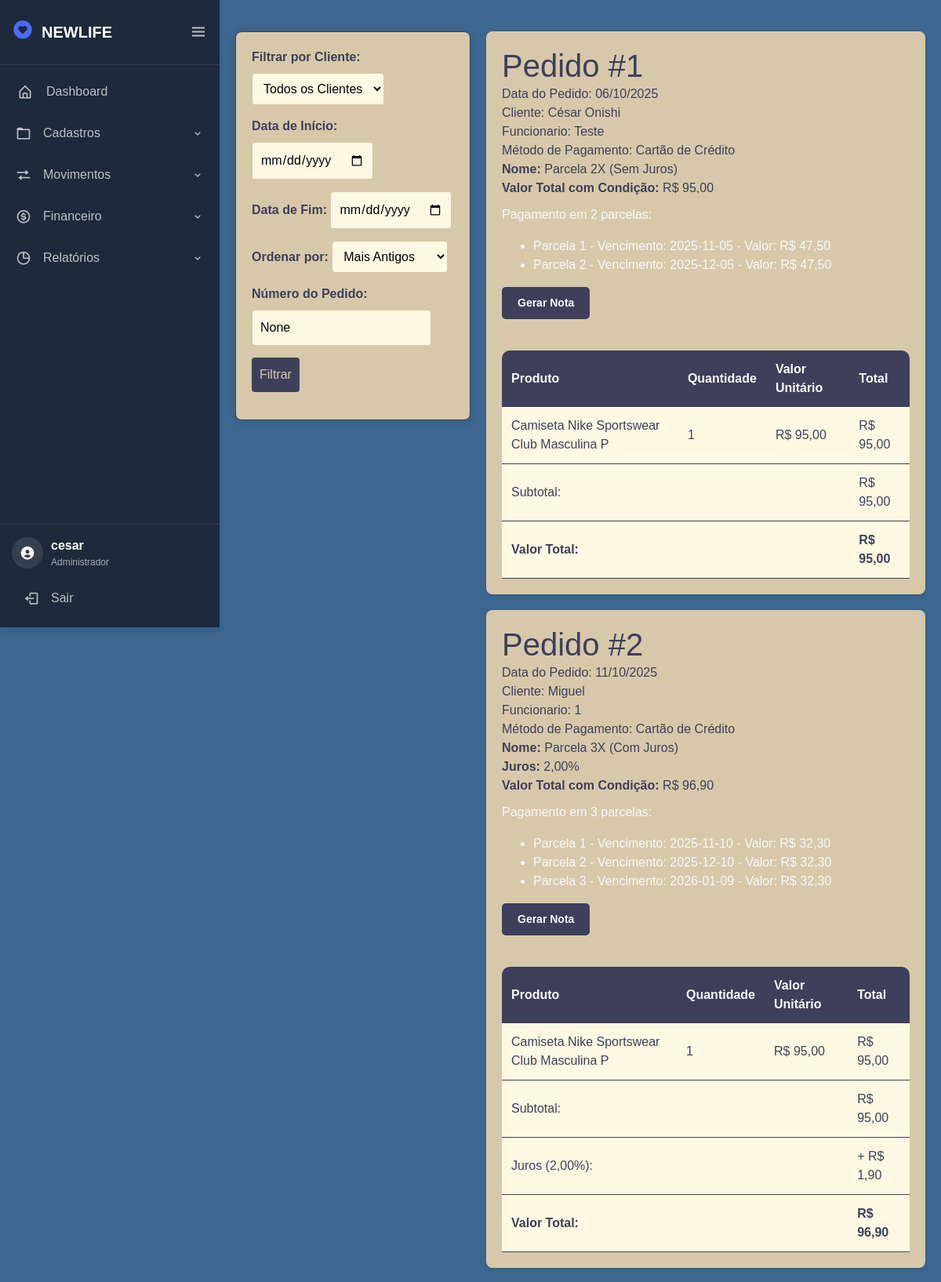
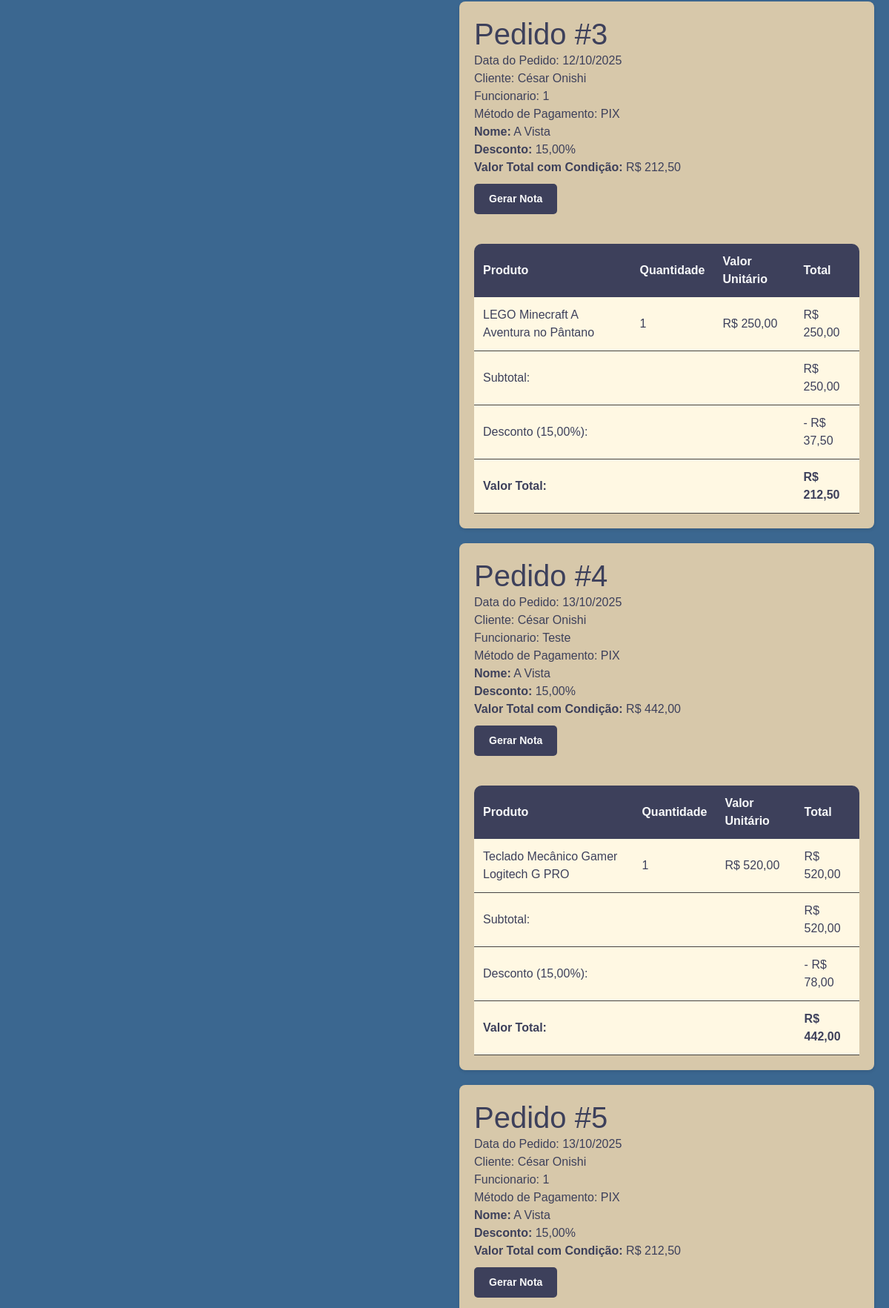
The page /tela/venda/meuspedidos/ (signed in, upper part) on the database its author committed (2 pictures, top to bottom).
### venda/models.py (models this page shows, shortened)
class Pedido(models.Model):
    nr_pedido = models.IntegerField(null=True, blank=True)
    user_id = models.IntegerField(null=True, blank=True)
    cliente = models.ForeignKey(Cliente, on_delete=models.CASCADE, null=True, blank=True)
    produto = models.ForeignKey(Produto, on_delete=models.CASCADE, null=True, blank=True, db_column='produto_id')
    funcionario = models.ForeignKey(Funcionarios, on_delete=models.SET_NULL, null=True, blank=True)
    quantidade = models.IntegerField(null=True, blank=True)
    valor_unitario = models.DecimalField(max_digits=15, decimal_places=2, blank=True, null=True)
    valor_total = models.DecimalField(max_digits=15, decimal_places=2, blank=True, null=True)
    data_pedido = models.DateField(blank=True, null=True)
    metodo_pagamento = models.CharField(max_length=50, blank=True, null=True)
    parcelas = models.IntegerField(null=True, blank=True, default=1)
    condicao_pagamento = models.ForeignKey(
        'condicaoPagamento.CondicaoPagamento',
        on_delete=models.SET_NULL,
        null=True,
        blank=True
    )
    condicao_nome = models.CharField(max_length=100, blank=True, null=True)
    condicao_tipo = models.CharField(max_length=20, blank=True, null=True)
    condicao_parcelas = models.IntegerField(blank=True, null=True)
    condicao_juros = models.DecimalField(max_digits=5, decimal_places=2, blank=True, null=True)
    condicao_desconto = models.DecimalField(max_digits=5, decimal_places=2, blank=True, null=True)
    class Meta:
        db_table = 'venda_pedido'

### cliente/models.py (models this page shows, shortened)
class Cliente(models.Model):
    nome = models.CharField(max_length=40)
    cidade = models.CharField(max_length=40)
    estado = models.CharField(max_length=40, null=True, blank=True)
    cpf = models.CharField(max_length=11, unique=True)
    email = models.EmailField(max_length=254, unique=True)
    telefone = models.CharField(max_length=15, blank=True, null=True)
    data_nascimento = models.DateField(blank=True, null=True)
    data_cadastro = models.DateTimeField(auto_now_add=True, blank=True, null=True)
    class Meta:
        db_table = 'cliente_cliente'
        ordering = ['nome']
        verbose_name = "Cliente"
        verbose_name_plural = "Clientes"

### funcionario/models.py (models this page shows, shortened)
class Funcionarios(models.Model):
    nome = models.CharField(max_length=40)
    cpf = models.CharField(max_length=14, blank=True, unique=True)
    email = models.CharField(max_length=100, blank=True)
    cargo = models.CharField(max_length=100, blank=True)
    salario = models.DecimalField(max_digits=20, decimal_places=2, blank=True, null=True)
    data_admissao = models.DateTimeField(auto_now_add=True)
    telefone = models.CharField(max_length=20, blank=True)
    endereco = models.CharField(max_length=200, blank=True)
    cidade = models.CharField(max_length=100, blank=True)
    estado = models.CharField(max_length=100, blank=True)
    class Meta:
        ordering = ['nome']
        verbose_name = 'funcionário'
        verbose_name_plural = 'funcionários'

### estoque/models.py (models this page shows, shortened)
class Produto(models.Model):
    nome = models.CharField(max_length=40)
    estoque = models.IntegerField(default=0)
    descricao = models.CharField(max_length=255, null=True, blank=True)
    preco = models.DecimalField(max_digits=20, decimal_places=2)
    categoria = models.ForeignKey(Categoria, on_delete=models.SET_NULL, null=True, blank=True, related_name='produtos')
    class Meta:
        ordering = ['nome']
        verbose_name = 'produto'
        verbose_name_plural = 'produtos'

### venda/views.py (the view)
# urls.py: path('meuspedidos/', views.meuspedidos, name='meuspedidos'),
@login_required(login_url="/login/")
def meuspedidos(request):
    user_id = request.user.id
    pedidos = Pedido.objects.filter(user_id=user_id)
    cliente_filtro = request.GET.get("cliente")
    data_inicio = request.GET.get("data_inicio")
    data_fim = request.GET.get("data_fim")
    ordem = request.GET.get("ordem", "antiga")
    numero_pedido = request.GET.get("numero_pedido")
    if cliente_filtro:
        pedidos = pedidos.filter(cliente__nome__iexact=cliente_filtro)
    if data_inicio:
        if data_fim:
            pedidos = pedidos.filter(data_pedido__range=[data_inicio, data_fim])
        else:
            pedidos = pedidos.filter(data_pedido__gte=data_inicio)
    if numero_pedido:
        pedidos = pedidos.filter(nr_pedido=numero_pedido)
    pedidos = pedidos.order_by("-nr_pedido" if ordem == "recente" else "nr_pedido")
    pedidos_dict = {}
    for p in pedidos:
        if p.nr_pedido not in pedidos_dict:
            pedidos_dict[p.nr_pedido] = {
                "id": p.id,
                "data_pedido": p.data_pedido,
                "cliente_nome": p.cliente.nome,
                "funcionario_nome": p.funcionario.nome,
                "metodo_pagamento": p.metodo_pagamento,
                "parcelas": p.parcelas,
                "subtotal": 0,
                "valor_total": 0,
                "valor_desconto": 0,
                "valor_juros": 0,
                "itens": [],
                "condicao_pagamento": {
                    "nome": p.condicao_nome,
                    "desconto": p.condicao_desconto,
                    "juros": p.condicao_juros,
                    "parcelas": p.condicao_parcelas,
                    "tipo_pagamento": p.condicao_tipo,
                },
                "parcelas_detalhadas": []
            }
        item_total = p.quantidade * p.valor_unitario
        pedidos_dict[p.nr_pedido]["itens"].append({
            "nome": p.produto.nome,
            "quantidade": p.quantidade,
            "valor_unitario": p.valor_unitario,
            "valor_total": item_total,
        })
        pedidos_dict[p.nr_pedido]["subtotal"] += item_total
    for nr_pedido, pedido in pedidos_dict.items():
        subtotal = pedido["subtotal"]
        condicao = pedido["condicao_pagamento"]
        desconto_perc = condicao.get("desconto", 0) or 0
        juros_perc = condicao.get("juros", 0) or 0
        valor_desconto = 0
        valor_juros = 0
        valor_final = subtotal
        if desconto_perc > 0:
            valor_desconto = subtotal * (desconto_perc / 100)
            valor_final -= valor_desconto
        elif juros_perc > 0:
            valor_juros = subtotal * (juros_perc / 100)
            valor_final += valor_juros
        pedido["valor_total"] = valor_final
        pedido["valor_desconto"] = valor_desconto
        pedido["valor_juros"] = valor_juros
        if pedido["parcelas"] > 1:
            if pedido["parcelas"] > 0:
                valor_parcela = pedido["valor_total"] / pedido["parcelas"]
            else:
                valor_parcela = 0
            vencimento_inicial = pedido["data_pedido"]
            for i in range(pedido["parcelas"]):
                data_venc = vencimento_inicial + timedelta(days=30 * (i + 1))
                pedido["parcelas_detalhadas"].append({
                    "numero_parcela": i + 1,
                    "valor_parcela": valor_parcela,
                    "data_vencimento": data_venc.strftime("%Y-%m-%d")
                })
    return render(request, "meuspedidos.html", {
        "pedidos_dict": pedidos_dict,
        "clientes": Cliente.objects.all(),
        "cliente_filtro": cliente_filtro,
        "data_inicio": data_inicio,
        "data_fim": data_fim,
        "ordem": ordem,
        "numero_pedido": numero_pedido,
    })

### venda/templates/meuspedidos.html (shortened to what this page needs)
{% extends "tela.html" %}
{% load static %}
{% load custom_filters %}
{% block 'head' %}
<link rel="stylesheet" href="{% static 'css/stylepedido.css' %}">
{% endblock %}
{% block 'dashboard' %}
<body>
    <div class="pedidos-container">
        <form method="GET" action="{% url 'meuspedidos' %}" class="filter-form">
            <label for="cliente">Filtrar por Cliente:</label>
            <select id="cliente" name="cliente">
                <option value="">Todos os Clientes</option>
            </select>
            <div>
                <label for="data_inicio">Data de Início:</label>
                <input type="date" name="data_inicio" id="data_inicio" value="{{ data_inicio }}">
            </div>
            <div>
                <label for="data_fim">Data de Fim:</label>
                <input type="date" name="data_fim" id="data_fim" value="{{ data_fim }}">
            </div>
            <label for="ordem">Ordenar por:</label>
            <select id="ordem" name="ordem">
                <option value="antiga" {% if ordem == 'antiga' %}selected{% endif %}>Mais Antigos</option>
            </select>
            <label for="numero_pedido">Número do Pedido:</label>
            <input type="text" id="numero_pedido" name="numero_pedido"
                   placeholder="Digite o número do pedido" value="{{ numero_pedido }}">
            <button type="submit">Filtrar</button>
        </form>
        {% if pedidos_dict|length == 0 %}
        <div class="no-pedidos-message">
            <p>Não foram encontrados pedidos com os critérios selecionados.</p>
        </div>
        {% else %}
        <div class="pedidos-list">
            {% for nr_pedido, pedido_info in pedidos_dict.items %}
            <div class="pedido-section">
                <div class="pedido-header">
                    <h1>Pedido #{{ nr_pedido }}</h1>
                    <p>Data do Pedido: {{ pedido_info.data_pedido|date:"d/m/Y" }}</p>
                    <p class="cliente-nome">Cliente: {{ pedido_info.cliente_nome }}</p>
                    <p>Funcionario: {{ pedido_info.funcionario_nome }}</p>
                    <p>Método de Pagamento: {{ pedido_info.metodo_pagamento|formatarPagamento }}</p>
                    {% if pedido_info.condicao_pagamento %}
                    <div class="condicao-info">
                        <p><strong>Nome:</strong> {{ pedido_info.condicao_pagamento.nome }}</p>
                        {% if pedido_info.condicao_pagamento.desconto > 0 %}
                            <p><strong>Desconto:</strong> {{ pedido_info.condicao_pagamento.desconto }}%</p>
                        {% endif %}
                        {% if pedido_info.condicao_pagamento.juros > 0 %}
                            <p><strong>Juros:</strong> {{ pedido_info.condicao_pagamento.juros }}%</p>
                        {% endif %}
                        <p><strong>Valor Total com Condição:</strong> R$ {{ pedido_info.valor_total|floatformat:2 }}</p>
                    </div>
                    {% endif %}
                </div>
                                {% if pedido_info.parcelas > 1 %}
                <div class="parcelamento">
                    <p>Pagamento em {{ pedido_info.parcelas }} parcelas:</p>
                    <ul>
                        {% for parcela in pedido_info.parcelas_detalhadas %}
                        <li>
                            Parcela {{ parcela.numero_parcela }}
                            - Vencimento: {{ parcela.data_vencimento }}
                            - Valor: R$ {{ parcela.valor_parcela|floatformat:2 }}
                        </li>
                        {% endfor %}
                    </ul>
                </div>
                {% endif %}
                <a href="{% url 'gerarpdf' pedido_info.id %}" class="pdf-button">Gerar Nota</a>
                <table class="table_nome">
                    <thead>
                        <tr>
                            <th>Produto</th>
                            <th>Quantidade</th>
                            <th>Valor Unitário</th>
                            <th>Total</th>
                        </tr>
                    </thead>
                    <tbody>
                        {% for item in pedido_info.itens %}
                        <tr>
                            <td>{{ item.nome }}</td>
                            <td>{{ item.quantidade }}</td>
                            <td>R$ {{ item.valor_unitario|floatformat:2 }}</td>
                            <td>R$ {{ item.valor_total|floatformat:2 }}</td>
                        </tr>
                        {% endfor %}
                        <tr class="subtotal-row">
                            <td colspan="3">Subtotal:</td>
                            <td>R$ {{ pedido_info.subtotal|floatformat:2 }}</td>
                        </tr>
                        {% if pedido_info.valor_desconto > 0 %}
                        <tr class="condicao-row">
                            <td colspan="3">Desconto ({{ pedido_info.condicao_pagamento.desconto }}%):</td>
                            <td>- R$ {{ pedido_info.valor_desconto|floatformat:2 }}</td>
                        </tr>
                        {% endif %}
                        {% if pedido_info.valor_juros > 0 %}
                        <tr class="condicao-row">
                            <td colspan="3">Juros ({{ pedido_info.condicao_pagamento.juros }}%):</td>
                            <td>+ R$ {{ pedido_info.valor_juros|floatformat:2 }}</td>
                        </tr>
                        {% endif %}
                        <tr class="total-row">
                            <td colspan="3">Valor Total:</td>
                            <td>R$ {{ pedido_info.valor_total|floatformat:2 }}</td>
                        </tr>
                    </tbody>
                </table>
            </div>
            {% endfor %}
        </div>
        {% endif %}
    </div>
</body>
{% endblock %}

### estoque/templates/tela.html (shortened to what this page needs)
{% load static %}
<!doctype html>
<html lang="pt-BR">
<head>
  <link rel="stylesheet" href="https://cdn.jsdelivr.net/npm/bootstrap@4.6.1/dist/css/bootstrap.min.css">
  <link rel="stylesheet" href="{% static 'css/styletela.css' %}">
  <link rel="stylesheet" href="{% static 'css/general.css' %}">
  <link href="https://cdn.jsdelivr.net/npm/boxicons@latest/css/boxicons.min.css" rel='stylesheet'>
  <link rel="stylesheet" href="https://cdnjs.cloudflare.com/ajax/libs/animate.css/4.1.1/animate.min.css"/>
  {% block 'head' %}{% endblock %}
</head>
<body>
  <div class="sidebar-tech">
    <div class="logo-container">
      <div class="logo-tech">
        <div class="logo-icon"><i class='bx bxs-heart-circle'></i></div>
        <div class="logo-text">NEWLIFE</div>
      </div>
      <i class="bx bx-menu toggle-btn" id="sidebarToggle"></i>
    </div>
    <nav class="nav-tech">
      <ul class="nav-list">
        <li class="nav-item">
          <a href="{% url 'inicial' %}" class="nav-link">
            <i class="bx bx-home-alt"></i>
            <span class="link-text">Dashboard</span>
          </a>
        </li>
        <li class="nav-group">
          <div class="group-header">
            <i class="bx bx-folder"></i>
            <span class="group-title">Cadastros</span>
            <i class="bx bx-chevron-down group-arrow"></i>
          </div>
        </li>
        <li class="nav-group">
          <div class="group-header">
            <i class="bx bx-transfer"></i>
            <span class="group-title">Movimentos</span>
            <i class="bx bx-chevron-down group-arrow"></i>
          </div>
        </li>
        <li class="nav-group">
          <div class="group-header">
            <i class='bx bx-dollar-circle'></i>
            <span class="group-title">Financeiro</span>
            <i class="bx bx-chevron-down group-arrow"></i>
          </div>
        </li>
        <li class="nav-group">
          <div class="group-header">
            <i class="bx bx-pie-chart-alt"></i>
            <span class="group-title">Relatórios</span>
            <i class="bx bx-chevron-down group-arrow"></i>
          </div>
        </li>
      </ul>
    </nav>
    <div class="user-panel">
      <div class="user-info">
        <div class="user-avatar">
          <i class='bx bxs-user-circle'></i>
        </div>
        <div class="user-details">
          <div class="user-name">
            {% if request.user.is_authenticated %}
              {{ request.user.get_full_name|default:request.user.username }}
            {% else %}
              Visitante
            {% endif %}
          </div>
          <div class="user-role">
            {% if request.user.is_superuser %}
              Administrador
            {% elif request.user.is_staff %}
              Funcionário
            {% else %}
              Usuário Comum
            {% endif %}
          </div>
        </div>
      </div>
      <a href="{% url 'logout' %}" class="logout-btn">
        <i class="bx bx-log-out"></i>
        <span>Sair</span>
      </a>
    </div>
  </div>
  <section class="main-content">
    {% block 'dashboard'%}
    {% endblock %}
  </section>
</body>
</html>

### rows shown on the page
Pedido: data_pedido "06/10/2025", metodo_pagamento "Cartão de Crédito", condicao_pagamento.nome "Parcela 2X (Sem Juros)", valor_unitario "95,00"
Cliente: cliente_nome "César Onishi" "César Onishi" "César Onishi" "César Onishi"
Funcionarios: funcionario_nome "Teste" "Teste"
Produto: nome "Camiseta Nike Sportswear Club Masculina P" "Camiseta Nike Sportswear Club Masculina P"
Pedido: data_pedido "11/10/2025", metodo_pagamento "Cartão de Crédito", condicao_pagamento.nome "Parcela 3X (Com Juros)", condicao_pagamento.juros "2,00", valor_unitario "95,00", condicao_pagamento.juros "2,00"
Cliente: cliente_nome "Miguel"
Pedido: data_pedido "12/10/2025", metodo_pagamento "PIX", condicao_pagamento.nome "A Vista", condicao_pagamento.desconto "15,00", valor_unitario "250,00", condicao_pagamento.desconto "15,00"
Produto: nome "LEGO Minecraft A Aventura no Pântano"
Pedido: data_pedido "13/10/2025", metodo_pagamento "PIX", condicao_pagamento.nome "A Vista", condicao_pagamento.desconto "15,00", valor_unitario "520,00", condicao_pagamento.desconto "15,00"
Produto: nome "Teclado Mecânico Gamer Logitech G PRO"
Pedido: data_pedido "13/10/2025", metodo_pagamento "PIX", condicao_pagamento.nome "A Vista", condicao_pagamento.desconto "15,00"

### other values the page prints
{{ request.user.get_full_name|default:request.user.username }} "cesar"
{{ nr_pedido }} "1" "2" "3" "4" "5"
{{ pedido_info.valor_total|floatformat:2 }} "95,00" "96,90" "212,50" "442,00" "212,50"
{{ pedido_info.parcelas }} "2" "3"
{{ parcela.numero_parcela }} "1" "2" "1" "2" "3"
{{ parcela.data_vencimento }} "2025-11-05" "2025-12-05" "2025-11-10" "2025-12-10" "2026-01-09"
{{ parcela.valor_parcela|floatformat:2 }} "47,50" "47,50" "32,30" "32,30" "32,30"
{{ item.quantidade }} "1" "1" "1" "1"
{{ item.valor_total|floatformat:2 }} "95,00" "95,00" "250,00" "520,00"
{{ pedido_info.subtotal|floatformat:2 }} "95,00" "95,00" "250,00" "520,00"
{{ pedido_info.valor_total|floatformat:2 }} "95,00" "96,90" "212,50" "442,00"
{{ pedido_info.funcionario_nome }} "1" "1" "1"
{{ pedido_info.valor_juros|floatformat:2 }} "1,90"
{{ pedido_info.valor_desconto|floatformat:2 }} "37,50" "78,00"
